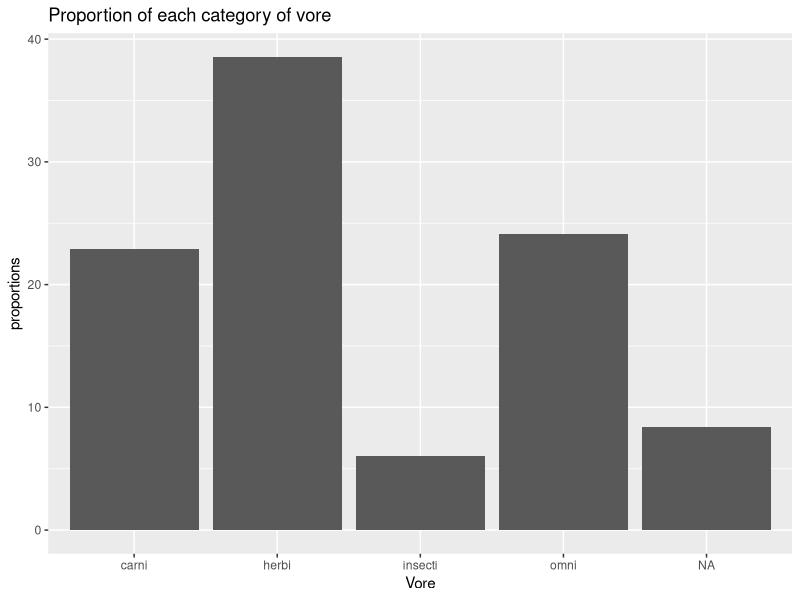
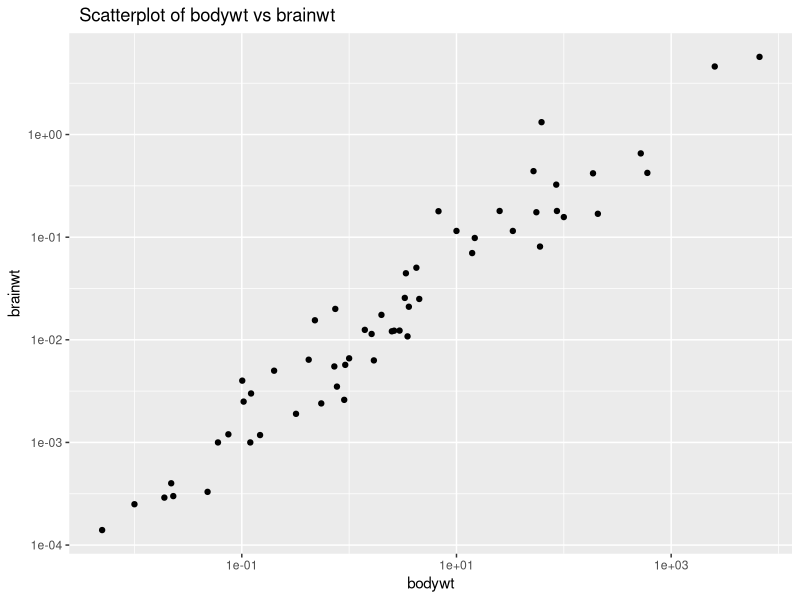

Recreate these plots in R, in order.
## ---- chunk 1
knitr::opts_chunk$set(echo = TRUE)
library(ggplot2)
library(dplyr)
data("msleep")
## ---- chunk 2
# Calculating the proportion of each category of vore as a percentage
category_vore <- msleep %>%
  group_by(vore) %>%
  summarize(count = n()) %>%
  mutate(proportion = count / sum(count) * 100)
# visualizing the results using a barchart
ggplot(category_vore, aes(x = vore, y = proportion)) +
  geom_bar(stat = "identity") +
  labs(
    title = "Proportion of each category of vore ",
    x = "Vore",
    y = "proportions"
  )
## ---- chunk 3
# Filtering the data to extract data for just omnivores
filtered_data = filter(msleep, vore=="omni")
# calculating the mean sleep_total for that group
 summarize(filtered_data, mean( sleep_total))
## ---- chunk 4
ggplot(msleep, aes(x = bodywt, y = brainwt)) +
  geom_point() +
  scale_x_log10() +
  scale_y_log10() +
  labs(
    x = "bodywt",
    y = "brainwt",
    title = "  Scatterplot of bodywt vs brainwt"
  )
## ---- chunk 5
# Pearson correlation coefficient
pearson_cor<- cor(msleep$bodywt, msleep$brainwt, method = "pearson", use="complete.obs")
pearson_cor
## ---- chunk 6
mean_sleep <- mean(msleep$sleep_total)
median_sleep <- median(msleep$sleep_total)
sd <- sd(msleep$sleep_total)
msleep$z <- abs((mean_sleep-msleep$sleep_total)/sd)
outliners <- msleep[which(msleep$z >1.5),]
outliners_st <- outliners[, c("name", "sleep_total")]
print(outliners_st)
